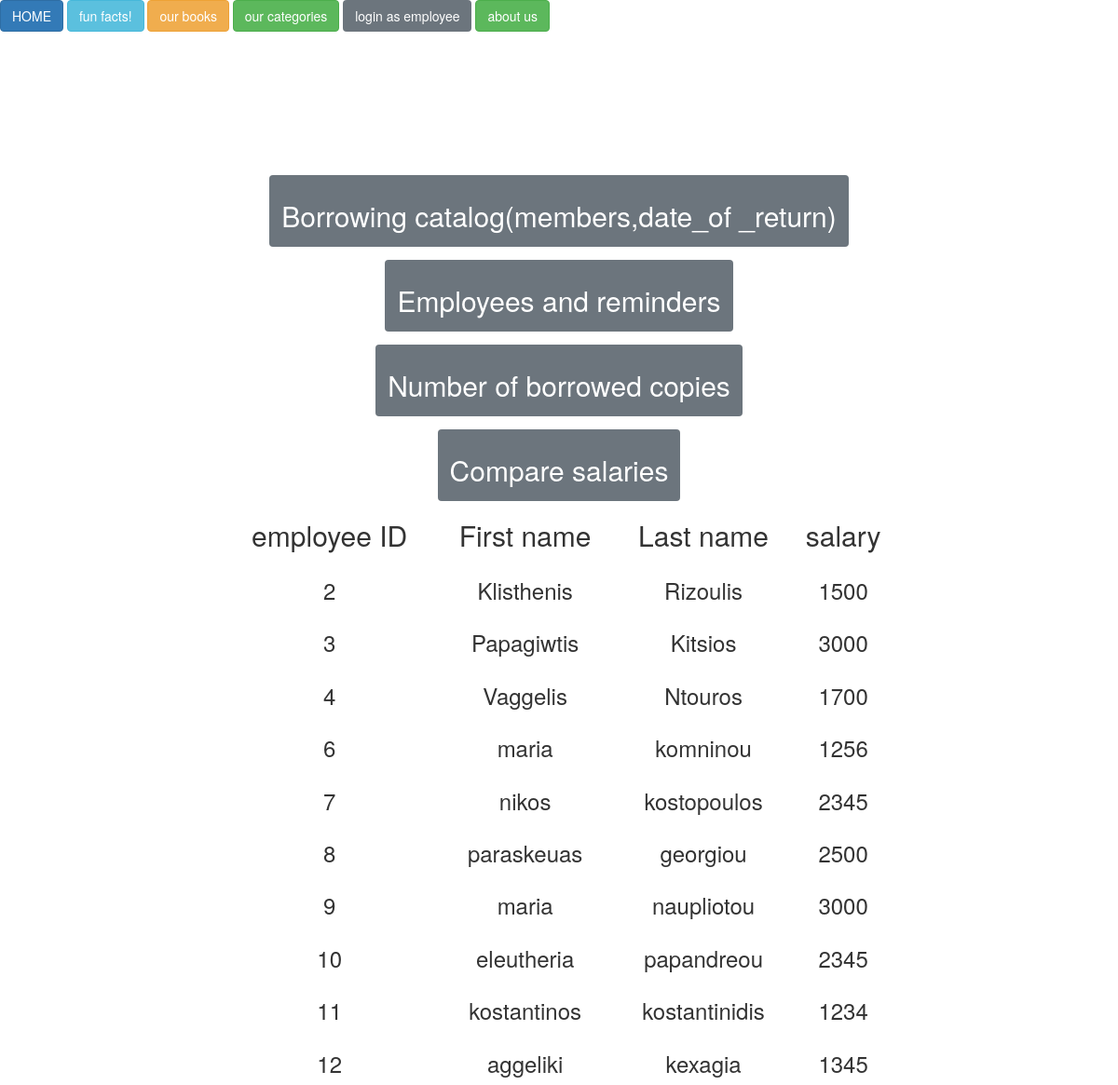
The page /leitqueria.php?empID=1 on the database its author committed.
### tables this page shows
CREATE TABLE `employee` (
  `empID` int(11) NOT NULL,
  `EFirst` text NOT NULL,
  `ELast` text NOT NULL,
  `salary` int(11) NOT NULL
);

### leitqueria.php (the view, shortened to what this page needs)
<?php include "header.php";
?>
<?php
    if(isset($_GET["empID"])){
        $Eid = $_GET["empID"];
        $query="SELECT e.EFirst, e.ELast, e.empID, e.salary
                FROM employee AS e
                WHERE e.salary>(SELECT e2.salary
                                FROM employee AS e2
                                WHERE e2.empID = '$Eid');";
        $result = mysqli_query($connection,$query);
        $count = mysqli_num_rows($result);
        if($count==0){
            echo "<center> <div class='alert alert-danger' role='alert'>
                        No employees with higher salaries
                    </div> </center>";
        }
        else{
            echo '<center><table style="width:60%">
                <tr>
                    <th><center><h2>employee ID</h2></center></th>
                    <th><center><h2>First name</h2></center></th>
                    <th><center><h2>Last name</h2></center></th>
                    <th><center><h2>salary</h2></center></th>
                </tr>';
            while($row=mysqli_fetch_assoc($result))
            {
                echo '          <tr>
                                        <td><center><h3>' . $row['empID'] .'</h3></center></td>
                                        <td><center><h3>' . $row['EFirst'] .'</h3></center></td>
                                        <td><center><h3>' . $row['ELast'] .'</h3></center></td>
                                        <td><center><h3>' . $row['salary'] .'</h3></center></td>
                                </tr>';
            }
            echo '</center>';
        }
    }
?>
<br><br><br><br><br><br><br>
<center>
    <form method="GET">
        <button type="submit" class="btn btn-secondary">
            <h2>Borrowing catalog(members,date_of _return)</h2>
        </button>
    </form>
</center>
<center>
    <form method="GET">
        <button type="submit" class="btn btn-secondary">
            <h2>    Employees and reminders</h2>
        </button>
    </form>
</center>
<center>
    <form method="GET">
        <button type="submit" class="btn btn-secondary">
            <h2>Number of borrowed copies</h2>
        </button>
    </form>
</center>
<center>
    <form method="GET">
        <button type="submit" class="btn btn-secondary">
            <h2>Compare salaries</h2>
        </button>
    </form>
</center>
</body>
</html>

### rows shown on the page
employee: empID "2", EFirst "Klisthenis", ELast "Rizoulis", salary "1500"
employee: empID "3", EFirst "Papagiwtis", ELast "Kitsios", salary "3000"
employee: empID "4", EFirst "Vaggelis", ELast "Ntouros", salary "1700"
employee: empID "6", EFirst "maria", ELast "komninou", salary "1256"
employee: empID "7", EFirst "nikos", ELast "kostopoulos", salary "2345"
employee: empID "8", EFirst "paraskeuas", ELast "georgiou", salary "2500"
employee: empID "9", EFirst "maria", ELast "naupliotou", salary "3000"
employee: empID "10", EFirst "eleutheria", ELast "papandreou", salary "2345"
employee: empID "11", EFirst "kostantinos", ELast "kostantinidis", salary "1234"
employee: empID "12", EFirst "aggeliki", ELast "kexagia", salary "1345"
